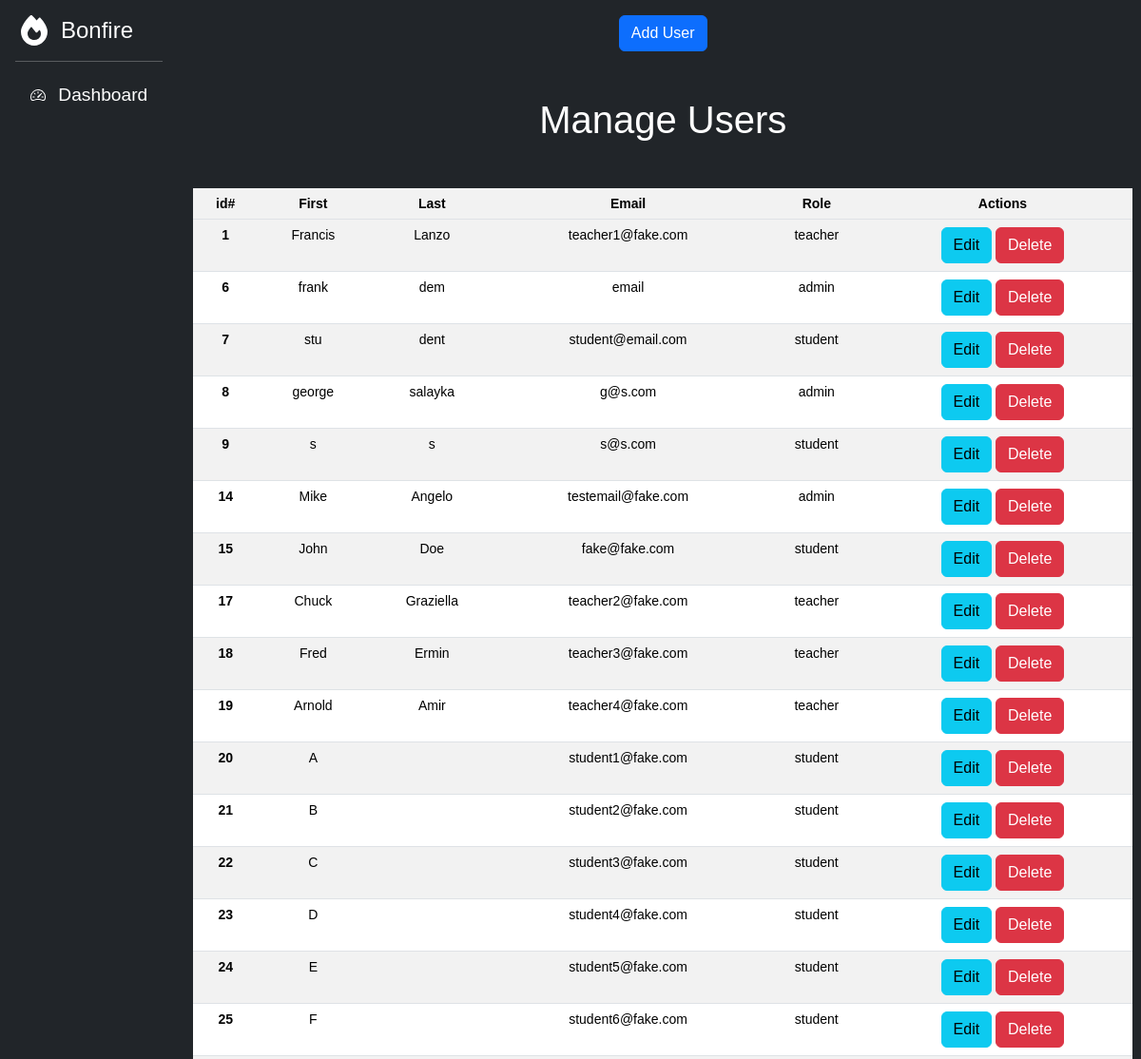
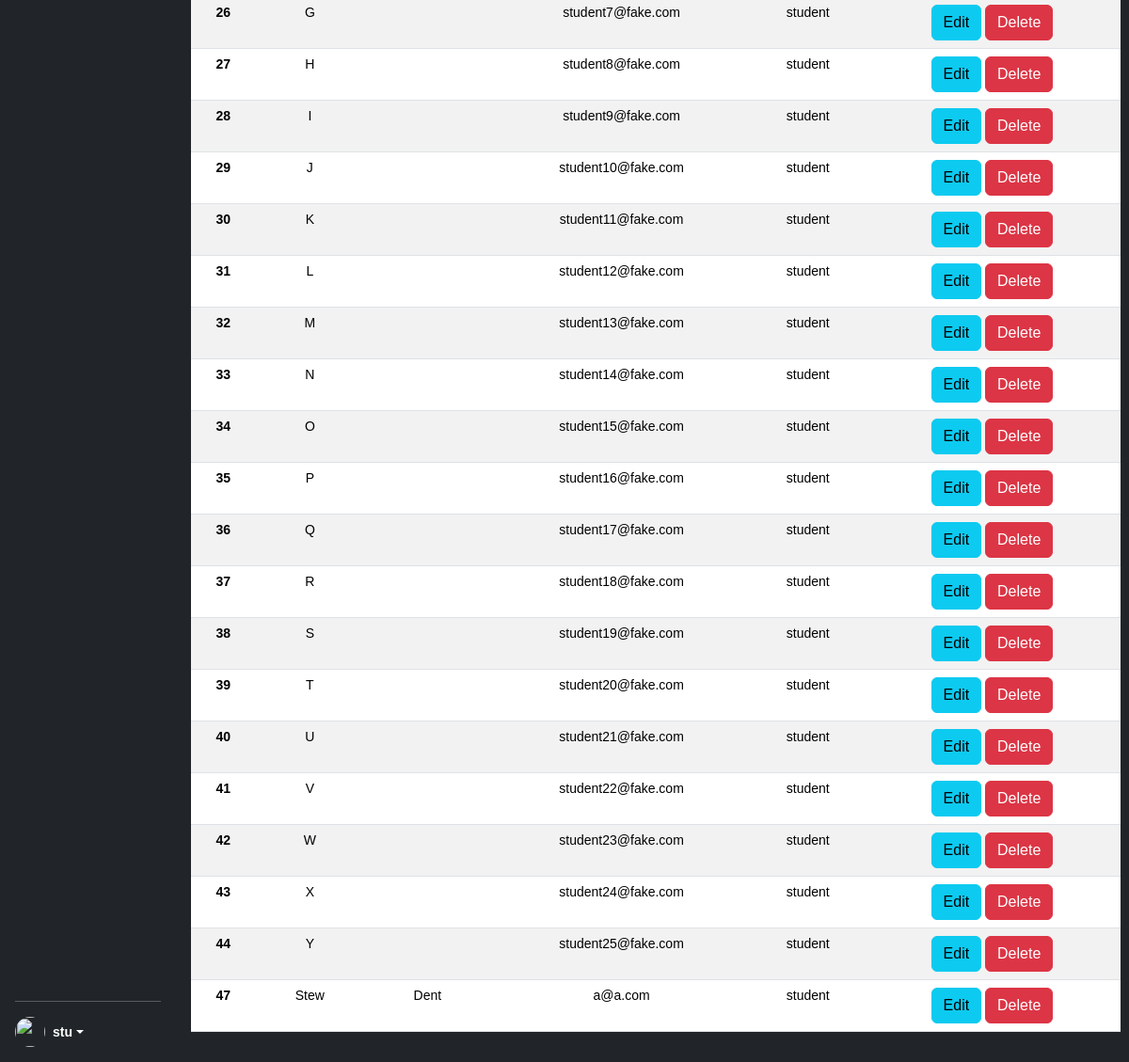
Page /editUsers.php (signed in) on the committed database (2 pictures, top to bottom).
### tables this page shows
CREATE TABLE `users` (
  `id` int NOT NULL AUTO_INCREMENT,
  `first_name` varchar(255) DEFAULT NULL,
  `email` varchar(255) DEFAULT NULL,
  `password` varchar(255) DEFAULT NULL,
  `role` enum('student','teacher','admin') DEFAULT 'student',
  `sec1` varchar(255) DEFAULT NULL,
  `sec2` varchar(255) DEFAULT NULL,
  `last_name` varchar(255) DEFAULT NULL,
  PRIMARY KEY (`id`)
);

### editUsers.php (the view, shortened to what this page needs)
<?php
$firstName = htmlspecialchars($_SESSION["first_name"]);
$role = $_SESSION["role"];
$pdo = getDBConnection();
$sql = "SELECT * FROM users";
if($stmt = $pdo->prepare($sql)) {
    if ($stmt->execute()) {
        $rows = $stmt->fetchAll();
    }
}
?>
<!DOCTYPE html>
<html lang="en">
<head>
    <link href="https://cdn.jsdelivr.net/npm/bootstrap@5.3.3/dist/css/bootstrap.min.css" rel="stylesheet">
    <link rel="stylesheet" href="resources/stylesheets/table.css">
    <link rel="stylesheet" href="resources/stylesheets/style.css">
</head>
<body>
<main class="d-flex flex-nowrap">
    <div class="d-flex flex-column flex-shrink-0 p-3 text-bg-dark">
        <a href="/" class="d-flex align-items-center mb-3 mb-md-0 me-md-auto text-white text-decoration-none">
            <svg class="bi pe-none me-2" width="40" height="32"><use xlink:href="#bonfire"></use></svg>
            <span class="fs-4">Bonfire</span>
        </a>
        <hr>
        <ul class="nav nav-pills flex-column mb-auto">
            <li>
                <a href="dashboard.php" class="nav-link text-white left-menu-item">
                    <svg class="bi pe-none me-2" width="16" height="16"><use xlink:href="#speedometer2"></use></svg>
                    Dashboard
                </a>
            </li>
        </ul>
        <hr>
        <div class="dropdown">
            <a href="#" class="d-flex align-items-center text-white text-decoration-none dropdown-toggle" data-bs-toggle="dropdown" aria-expanded="false">
                <img src="https://github.com/mdo.png" alt="" width="32" height="32" class="rounded-circle me-2">
                <strong><?php echo $firstName; ?></strong>
            </a>
        </div>
    </div>
    <div id="primary-window" class="d-flex flex-column flex-shrink-0 p-3 text-bg-dark overflow-y-scroll">
        <div>
            <a href="addUser.php" class="btn btn-primary">Add User</a>
        </div>
        <h1 class="my-5">Manage Users</h1>
        <table class="table table-striped table-hover"
            <thead>
            <tr>
                <th scope="col">id#</th>
                <th scope="col">First</th>
                <th scope="col">Last</th>
                <th scope="col">Email</th>
                <th scope="col">Role</th>
                <th scope="col">Actions</th>
            </tr>
            <tbody>
            <?php
            foreach($rows as $row)
            {
                $id = $row["id"];
                ?>
                <tr>
                    <th scope="row"><?= $id?></th>
                    <td><?= $row["first_name"] ?></td>
                    <td><?= $row["last_name"] ?></td>
                    <td><?= $row["email"] ?></td>
                    <td class ='<?= $role?>'><?= $row["role"] ?></td>
                    <td>
                        <a href="editUser.php?id=<?= $id?>" class="btn btn-info">Edit</a>
                        <a href="deleteUser.php?id=<?= $id?>" class="btn btn-danger">Delete</a>
                    </td>
                </tr>
                <?php
            }
            ?>
            </tbody>
        </table>
    </div>
</main>
<script src="https://cdn.jsdelivr.net/npm/bootstrap@5.3.3/dist/js/bootstrap.bundle.min.js"></script></body>
</html>

### resources/stylesheets/table.css (style rules this page uses)
.student { backgorund-color: blue; }

### resources/stylesheets/style.css (style rules this page uses)
body { min-height: 100vh; min-height: -webkit-fill-available; font-family: var(--bs-font-sans-serif); font-size: 1rem; font-weight: 400; line-height: 1.5; }
html { height: -webkit-fill-available; }
main { height: 100vh; max-height: 100vh; overflow-x: auto; overflow-y: hidden; }
.bi { vertical-align: -.125em; pointer-events: none; fill: currentColor; }
.dropdown-toggle { outline: 0; }
#primary-window { width:85%; }
.left-menu-item { text-align:left; font-size: 1.2rem; }

### editUsers.php (style rules this page uses)
body { font: 14px sans-serif; text-align: center; }

### rows in the picture
users: id "1", first_name "Francis", last_name "Lanzo", email "teacher1@fake.com", role "teacher"
users: id "6", first_name "frank", last_name "dem", email "email", role "admin"
users: id "7", first_name "stu", last_name "dent", email "student@email.com", role "student"
users: id "8", first_name "george", last_name "salayka", email "g@s.com", role "admin"
users: id "9", first_name "s", last_name "s", email "s@s.com", role "student"
users: id "14", first_name "Mike", last_name "Angelo", email "testemail@fake.com", role "admin"
users: id "15", first_name "John", last_name "Doe", email "fake@fake.com", role "student"
users: id "17", first_name "Chuck", last_name "Graziella", email "teacher2@fake.com", role "teacher"
users: id "18", first_name "Fred", last_name "Ermin", email "teacher3@fake.com", role "teacher"
users: id "19", first_name "Arnold", last_name "Amir", email "teacher4@fake.com", role "teacher"
users: id "20", first_name "A", email "student1@fake.com", role "student"
users: id "21", first_name "B", email "student2@fake.com", role "student"
users: id "22", first_name "C", email "student3@fake.com", role "student"
users: id "23", first_name "D", email "student4@fake.com", role "student"
users: id "24", first_name "E", email "student5@fake.com", role "student"
users: id "25", first_name "F", email "student6@fake.com", role "student"
users: id "26", first_name "G", email "student7@fake.com", role "student"
users: id "27", first_name "H", email "student8@fake.com", role "student"
users: id "28", first_name "I", email "student9@fake.com", role "student"
users: id "29", first_name "J", email "student10@fake.com", role "student"
users: id "30", first_name "K", email "student11@fake.com", role "student"
users: id "31", first_name "L", email "student12@fake.com", role "student"
users: id "32", first_name "M", email "student13@fake.com", role "student"
users: id "33", first_name "N", email "student14@fake.com", role "student"
users: id "34", first_name "O", email "student15@fake.com", role "student"
users: id "35", first_name "P", email "student16@fake.com", role "student"
users: id "36", first_name "Q", email "student17@fake.com", role "student"
users: id "37", first_name "R", email "student18@fake.com", role "student"
users: id "38", first_name "S", email "student19@fake.com", role "student"
users: id "39", first_name "T", email "student20@fake.com", role "student"
users: id "40", first_name "U", email "student21@fake.com", role "student"
users: id "41", first_name "V", email "student22@fake.com", role "student"
users: id "42", first_name "W", email "student23@fake.com", role "student"
users: id "43", first_name "X", email "student24@fake.com", role "student"
users: id "44", first_name "Y", email "student25@fake.com", role "student"
users: id "47", first_name "Stew", last_name "Dent", email "a@a.com", role "student"

### other values in the picture
$firstName "stu"
